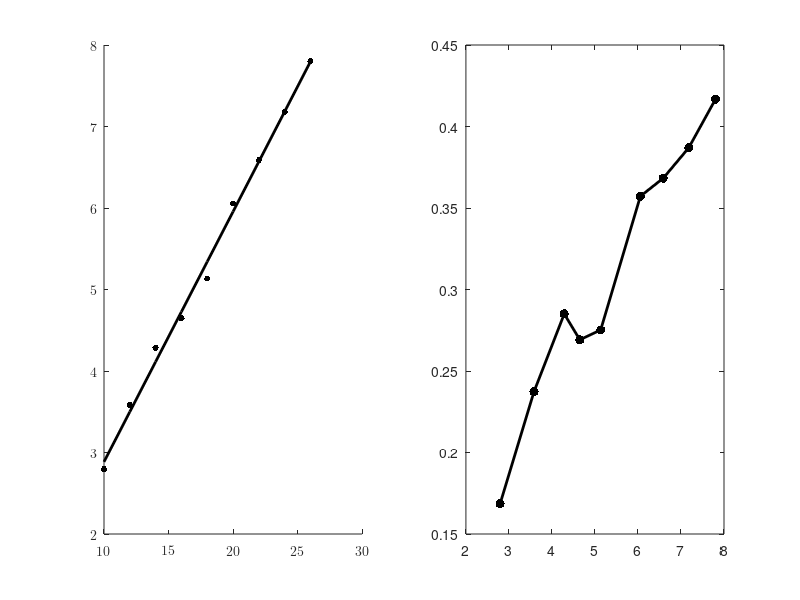

MATLAB code to generate this figure:
u =(10:2:26);
i =[0.065 0.081 0.099 0.117 0.137 0.156 0.177 0.200 0.220];
v1=[2.795 3.582 4.286 4.648 5.133 6.056 6.587 7.180 7.803];
r=0.5*103.84*10^(-3);
s=pi*r*r;
rho=1.185;
p0=u.*i
p1=0.5.*rho.*s.*(v1.^3)
ita=p1./p0

subplot(1, 2, 1);
uv=scatter(u, v1, 200, 'k', '.');
hold on;
set(gca, 'FontName', 'Latin Modern Math');

M=[u' ones(9,1)];
k=M\(v1');
v1pre=(M*k)';

plot(u, v1pre, '-k', 'LineWidth', 2);

subplot(1, 2, 2);

plot(v1, ita, '.-k', 'LineWidth', 2, 'MarkerSize', 20);
